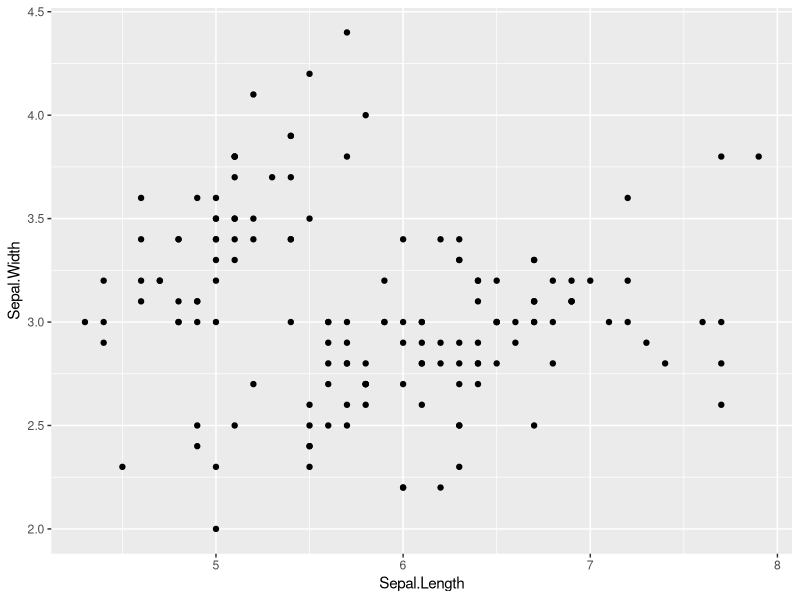
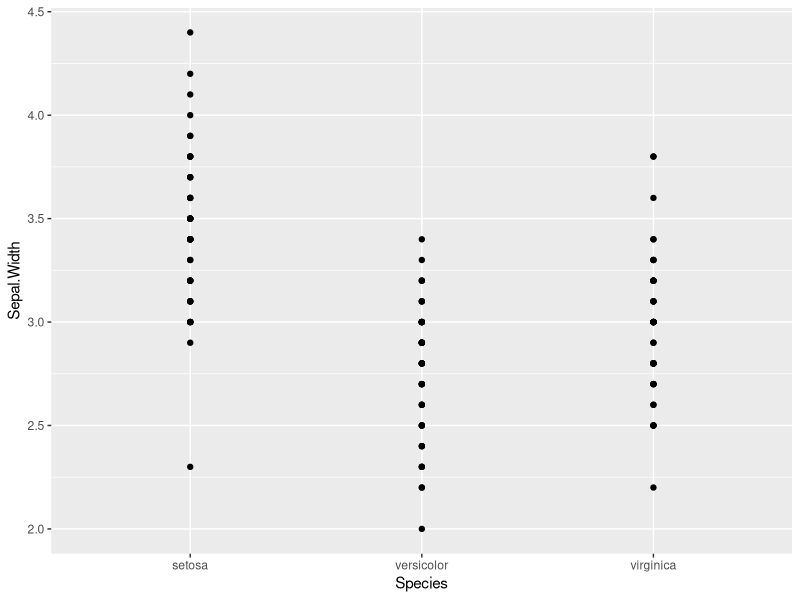
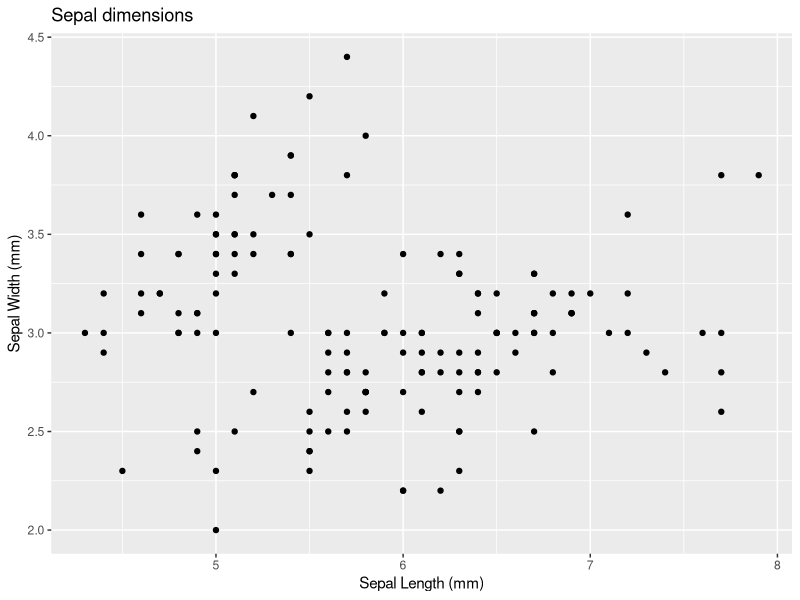
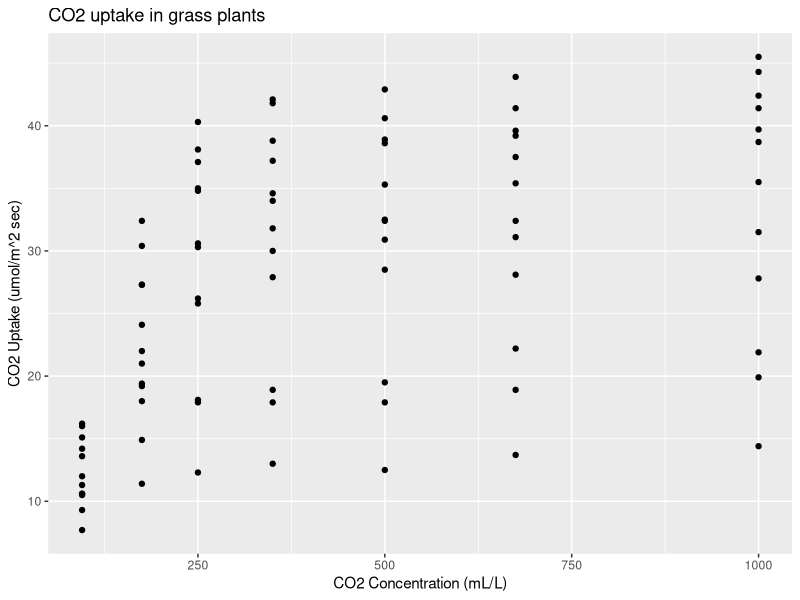
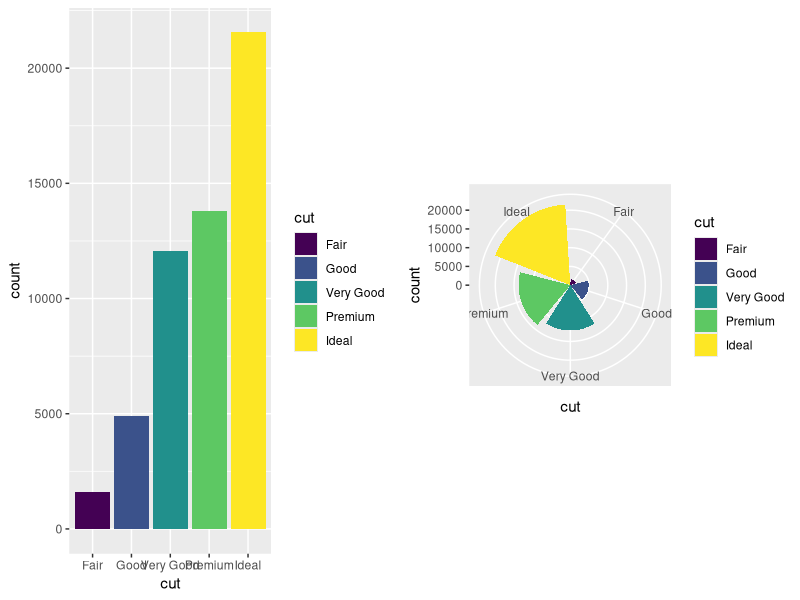
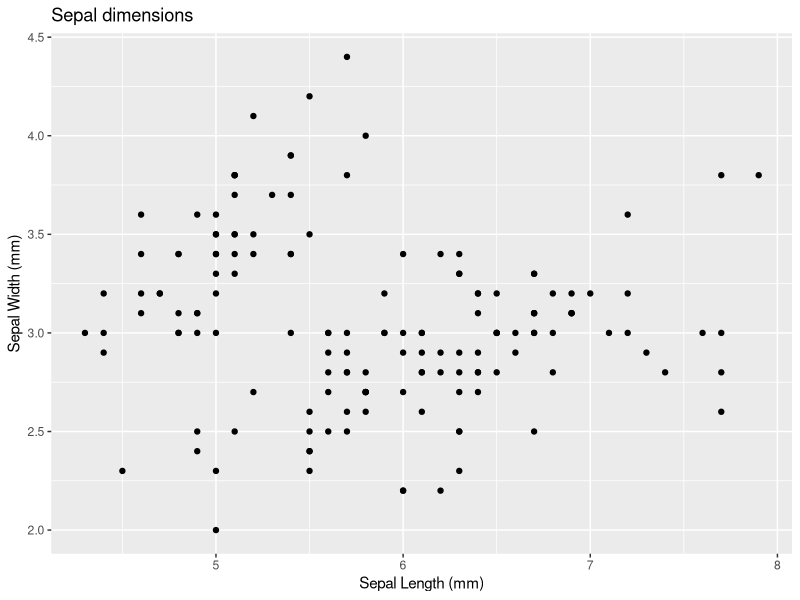
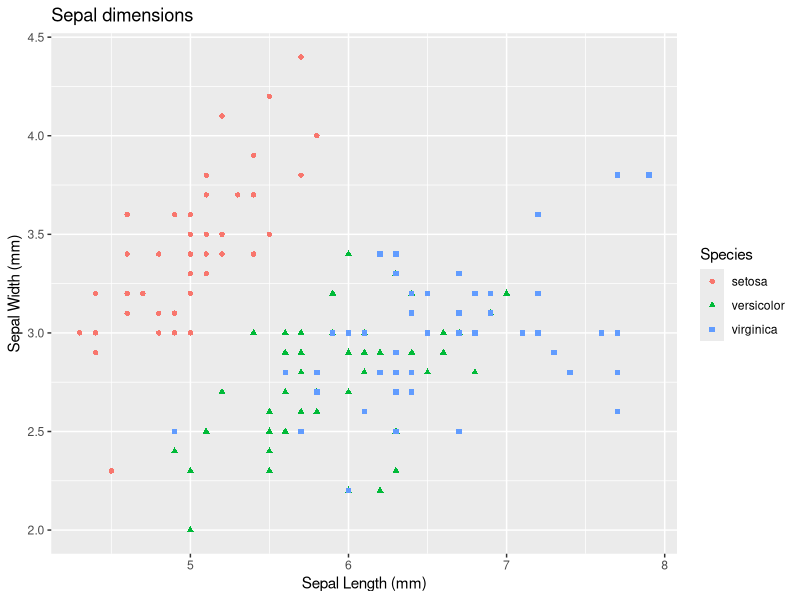
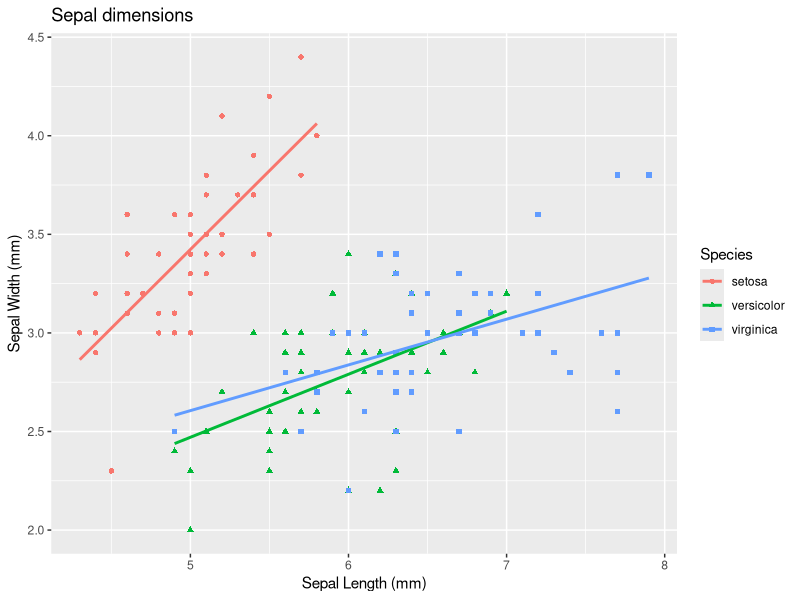

R code for these plots, in order:
## ---- chunk 1
library(ggplot2)
## ---- chunk 2
qplot(data = iris,
        x = Sepal.Length,
        y = Sepal.Width)
## ---- chunk 3
qplot(data = iris,
        x = Species,
        y = Sepal.Width)
## ---- chunk 4
qplot(data = iris,
        x = Sepal.Length,
        xlab = "Sepal Length (mm)",
        y = Sepal.Width,
        ylab = "Sepal Width (mm)",
        main = "Sepal dimensions")
## ---- chunk 5
qplot(data = CO2,
        x = conc,
        xlab = "CO2 Concentration (mL/L)",
        y = uptake,
        ylab = "CO2 Uptake (umol/m^2 sec)",
        main = "CO2 uptake in grass plants")
## ---- chunk 6
require(grid)
require(gridExtra)
require(ggplot2)
plot1 <- ggplot(data = diamonds) + 
  geom_bar(mapping = aes(x = cut, fill = cut)) 

plot2 <- ggplot(data = diamonds) + 
  geom_bar(mapping = aes(x = cut, fill = cut)) + 
  coord_polar()
grid.arrange(plot1, plot2,ncol=2)
## ---- chunk 7
basic.plot <- ggplot(data = iris, aes(x = Sepal.Length, y = Sepal.Width)) +
    geom_point()+
    xlab("Sepal Length (mm)")+
    ylab("Sepal Width (mm)")+
    ggtitle("Sepal dimensions")
basic.plot
## ---- chunk 8
basic.plot <- basic.plot + aes(colour = Species, shape = Species)
basic.plot
## ---- chunk 9
linear.smooth.plot <- basic.plot + geom_smooth(method = "lm", se = FALSE)
linear.smooth.plot
## ---- chunk 10
data(CO2)
CO2.plot <- ggplot(data = CO2, aes(x = conc, y = uptake, colour = Treatment)) +
    geom_point() +
    xlab("CO2 Concentration (mL/L)") +
    ylab("CO2 Uptake (umol/m^2 sec)") +    
    ggtitle("CO2 uptake in grass plants") +
    geom_smooth(method = "loess")
CO2.plot
## ---- chunk 11
CO2.plot <- ggplot(data = CO2, aes(x = conc, y = uptake, colour = Treatment)) +
    geom_point() +
    xlab("CO2 Concentration (mL/L)") +
    ylab("CO2 Uptake (umol/m^2 sec)") +    
    ggtitle("CO2 uptake in grass plants")
CO2.plot
## ---- chunk 12
CO2.plot <- CO2.plot + facet_grid(. ~ Type)
CO2.plot
## ---- chunk 13
CO2.plot + geom_line()
## ---- chunk 14
CO2.plot <- CO2.plot + geom_line(aes(group = Plant))
CO2.plot
## ---- chunk 15
data(OrchardSprays)
box.plot  <- ggplot(data = OrchardSprays, aes(x = treatment, y = decrease)) +
  geom_boxplot()
box.plot
## ---- chunk 16
CO2.plot + scale_colour_manual(values = c("nonchilled" = "red", "chilled" = "blue"))
## ---- chunk 17
CO2.plot + scale_color_brewer(palette = "Dark2")
